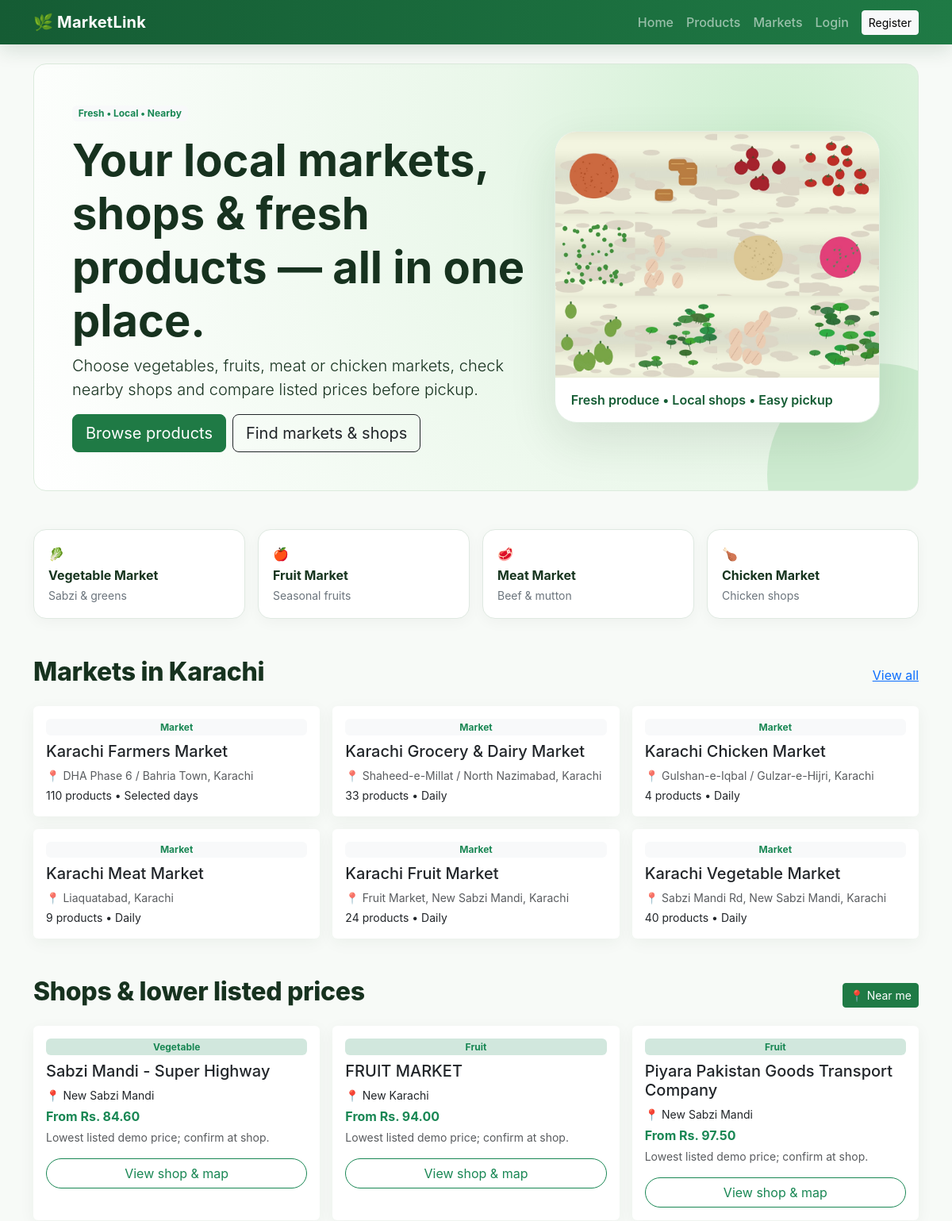
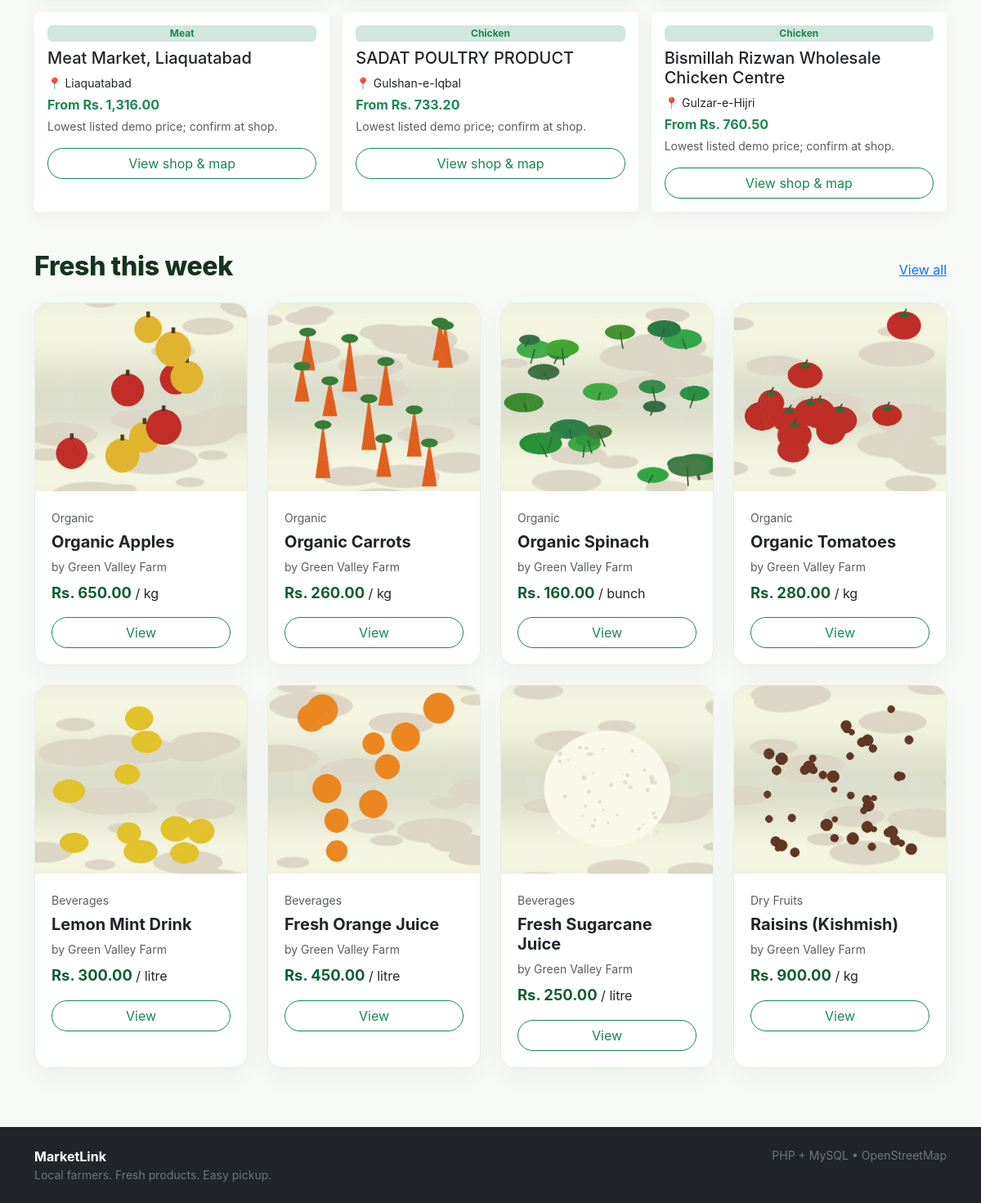
The page / on the database its author committed (2 pictures, top to bottom).
### tables this page shows
CREATE TABLE markets (
 id INT AUTO_INCREMENT PRIMARY KEY,
 market_name VARCHAR(100) NOT NULL,
 address TEXT NOT NULL,
 operating_days VARCHAR(100) NOT NULL,
 timings VARCHAR(100) NOT NULL,
 latitude DECIMAL(10,8) NOT NULL,
 longitude DECIMAL(11,8) NOT NULL,
 map_provider VARCHAR(30) DEFAULT 'OpenStreetMap'
);

CREATE TABLE shops (
 id INT AUTO_INCREMENT PRIMARY KEY,
 shop_name VARCHAR(150) NOT NULL,
 shop_type ENUM('vegetable','fruit','meat','chicken','grocery','supermarket','farmers_market') NOT NULL,
 address TEXT NOT NULL,
 area VARCHAR(100) NOT NULL,
 latitude DECIMAL(10,8) NOT NULL,
 longitude DECIMAL(11,8) NOT NULL,
 phone VARCHAR(40),
 source_note VARCHAR(255),
 created_at DATETIME DEFAULT CURRENT_TIMESTAMP
);

CREATE TABLE products (
 id INT AUTO_INCREMENT PRIMARY KEY,
 farmer_id INT NOT NULL,
 name VARCHAR(100) NOT NULL,
 category VARCHAR(60) NOT NULL,
 description TEXT,
 price DECIMAL(10,2) NOT NULL,
 unit VARCHAR(30) NOT NULL,
 stock_quantity INT NOT NULL DEFAULT 0,
 image_url VARCHAR(500) DEFAULT NULL,
 created_at DATETIME DEFAULT CURRENT_TIMESTAMP,
 FOREIGN KEY (farmer_id) REFERENCES users(id) ON DELETE CASCADE
);

CREATE TABLE users (
 id INT AUTO_INCREMENT PRIMARY KEY,
 username VARCHAR(100) NOT NULL,
 email VARCHAR(100) NOT NULL UNIQUE,
 password_hash VARCHAR(255) NOT NULL,
 role ENUM('customer','farmer','admin') NOT NULL DEFAULT 'customer',
 phone VARCHAR(30), address TEXT,
 status ENUM('active','pending','suspended') NOT NULL DEFAULT 'active',
 created_at DATETIME DEFAULT CURRENT_TIMESTAMP
);

### index.php (the view, shortened to what this page needs)
<?php require 'config/config.php'; layout_header('Home');
$products = db()->query("SELECT p.*, u.username AS farmer_name FROM products p JOIN users u ON u.id=p.farmer_id WHERE p.stock_quantity>0 ORDER BY p.id DESC LIMIT 8")->fetchAll();
$markets = db()->query("SELECT m.*,COUNT(mp.product_id) product_count FROM markets m LEFT JOIN market_products mp ON mp.market_id=m.id GROUP BY m.id ORDER BY m.id DESC LIMIT 6")->fetchAll();
$shops = db()->query("SELECT s.*,COUNT(DISTINCT spp.product_id) product_count,MIN(spp.price) low_price FROM shops s LEFT JOIN shop_product_prices spp ON spp.shop_id=s.id GROUP BY s.id ORDER BY s.id LIMIT 6")->fetchAll();
?>
<section class="hero p-5 rounded-4 mb-5"><div class="row align-items-center"><div class="col-lg-7"><span class="badge bg-light text-success mb-3">Fresh • Local • Nearby</span><h1 class="display-4 fw-bold">Your local markets, shops & fresh products — all in one place.</h1><p class="lead">Choose vegetables, fruits, meat or chicken markets, check nearby shops and compare listed prices before pickup.</p><a class="btn btn-success btn-lg me-2" href="products.php">Browse products</a><a class="btn btn-outline-dark btn-lg" href="markets.php">Find markets & shops</a></div><div class="col-lg-5"><div class="hero-card"><img src="assets/img/market-hero.jpg" alt="Fresh local market produce"><div class="hero-caption">Fresh produce • Local shops • Easy pickup</div></div></div></div></section>
<div class="row g-3 mb-5"><div class="col-md-3"><a class="quick-category" href="markets.php?type=vegetable">🥬<strong>Vegetable Market</strong><small>Sabzi & greens</small></a></div><div class="col-md-3"><a class="quick-category" href="markets.php?type=fruit">🍎<strong>Fruit Market</strong><small>Seasonal fruits</small></a></div><div class="col-md-3"><a class="quick-category" href="markets.php?type=meat">🥩<strong>Meat Market</strong><small>Beef & mutton</small></a></div><div class="col-md-3"><a class="quick-category" href="markets.php?type=chicken">🍗<strong>Chicken Market</strong><small>Chicken shops</small></a></div></div>
<div class="d-flex justify-content-between align-items-center mb-3"><h2 class="section-title">Markets in Karachi</h2><a href="markets.php">View all</a></div><div class="row g-3 mb-5"><?php foreach($markets as $m): ?><div class="col-md-6 col-lg-4"><div class="card p-3 h-100"><span class="badge bg-light text-success mb-2">Market</span><h5><?=e($m['market_name'])?></h5><p class="small text-muted mb-1">📍 <?=e($m['address'])?></p><small><?=e((string)$m['product_count'])?> products • <?=e($m['operating_days'])?></small></div></div><?php endforeach; ?></div>
<div class="d-flex justify-content-between align-items-center mb-3"><h2 class="section-title">Shops & lower listed prices</h2><button class="btn btn-sm btn-success" onclick="findHomeNearMe()">📍 Near me</button></div><div class="row g-3 mb-5" id="homeShops"><?php foreach($shops as $s): ?><div class="col-md-6 col-lg-4 home-shop" data-lat="<?=$s['latitude']?>" data-lng="<?=$s['longitude']?>"><div class="card p-3 h-100"><span class="badge bg-success-subtle text-success mb-2"><?=e(ucwords(str_replace('_',' ',$s['shop_type'])))?></span><h5><?=e($s['shop_name'])?></h5><p class="small mb-1">📍 <?=e($s['area'])?></p><strong class="text-success">From <?=money((float)$s['low_price'])?></strong><small class="text-muted d-block mt-1">Lowest listed demo price; confirm at shop.</small><a href="markets.php" class="btn btn-outline-success mt-3">View shop & map</a></div></div><?php endforeach; ?></div>
<div class="d-flex justify-content-between align-items-center mb-3"><h2 class="section-title">Fresh this week</h2><a href="products.php">View all</a></div><div class="row g-4"><?php foreach($products as $p): ?><div class="col-md-6 col-lg-3"><div class="card h-100 product-card"><div class="product-img"><img src="<?=e(product_image($p['name'],$p['category'],$p['image_url'] ?? ''))?>" alt="<?=e($p['name'])?>" loading="lazy" onerror="this.onerror=null;this.src='assets/img-placeholder.svg';"></div><div class="card-body"><small class="text-muted"><?=e($p['category'])?></small><h5><?=e($p['name'])?></h5><p class="small text-muted mb-2">by <?=e($p['farmer_name'])?></p><strong class="price"><?=money((float)$p['price'])?></strong> / <?=e($p['unit'])?><a class="btn btn-outline-success w-100 mt-3" href="product.php?id=<?=$p['id']?>">View</a></div></div></div><?php endforeach; ?></div>
<?php layout_footer(); ?>

### config/config.php (shortened to what this page needs)
<?php
function db(): PDO {
    static $pdo = null;
    if ($pdo === null) {
        $pdo = new PDO(
            'mysql:host='.DB_HOST.';dbname='.DB_NAME.';charset=utf8mb4',
            DB_USER, DB_PASS,
            [
                PDO::ATTR_ERRMODE => PDO::ERRMODE_EXCEPTION,
                PDO::ATTR_DEFAULT_FETCH_MODE => PDO::FETCH_ASSOC,
                PDO::ATTR_EMULATE_PREPARES => false,
            ]
        );
    }
    return $pdo;
}
function e(string $v): string { return htmlspecialchars($v, ENT_QUOTES, 'UTF-8'); }
function user(): ?array { return $_SESSION['user'] ?? null; }
function money(float $n): string { return 'Rs. '.number_format($n,2); }
function product_image(string $name, string $category = '', string $stored = ''): string {
    if ($stored !== '' && strpos($stored, 'http') !== 0) {
        $rel = ltrim(str_replace('\\\\','/',$stored), '/');
        $abs = __DIR__ . '/../' . $rel;
        if (is_file($abs)) return $rel;
    }
    return 'assets/img-placeholder.svg';
}
function layout_header(string $title): void { ?>
<!doctype html><html lang="en"><head>
<link href="https://cdn.jsdelivr.net/npm/bootstrap@5.3.3/dist/css/bootstrap.min.css" rel="stylesheet">
<link href="https://unpkg.com/leaflet@1.9.4/dist/leaflet.css" rel="stylesheet">
<link href="assets/css/style.css" rel="stylesheet">
</head><body>
<nav class="navbar navbar-expand-lg navbar-dark bg-success sticky-top"><div class="container">
<a class="navbar-brand fw-bold" href="index.php">🌿 MarketLink</a>
<div class="collapse navbar-collapse" id="nav"><ul class="navbar-nav ms-auto align-items-lg-center">
<li class="nav-item"><a class="nav-link" href="index.php">Home</a></li>
<li class="nav-item"><a class="nav-link" href="products.php">Products</a></li>
<li class="nav-item"><a class="nav-link" href="markets.php">Markets</a></li>
<?php if(user()): ?>
<li class="nav-item"><a class="nav-link" href="cart.php">Cart (<?=cart_count()?>)</a></li>
<li class="nav-item"><a class="nav-link" href="<?=user()['role']==='admin'?'admin.php':(user()['role']==='farmer'?'farmer.php':'customer.php')?>">Dashboard</a></li>
<li class="nav-item"><a class="btn btn-light btn-sm ms-lg-2" href="logout.php">Logout</a></li>
<?php else: ?><li class="nav-item"><a class="nav-link" href="login.php">Login</a></li><li class="nav-item"><a class="btn btn-light btn-sm ms-lg-2" href="register.php">Register</a></li><?php endif; ?>
</ul></div></div></nav>
<main class="container py-4"><?php flashes(); }
function layout_footer(): void { ?>
</main><footer class="bg-dark text-white py-4 mt-5"><div class="container d-flex justify-content-between flex-wrap">
<div><strong>MarketLink</strong><div class="small text-secondary">Local farmers. Fresh products. Easy pickup.</div></div>
<div class="small text-secondary">PHP + MySQL • OpenStreetMap</div></div></footer>
</body></html><?php }
?>

### assets/css/style.css (style rules this page uses)
:root { --green: #1f7a45; --green-dark: #155c34; --ink: #17321f; --muted: #6d7b72; --soft: #f3f8f3 }
* { box-sizing: border-box }
body { background: #f7faf7; color: var(--ink); font-family: Inter, system-ui, -apple-system, "Segoe UI", sans-serif }
.navbar { background: linear-gradient(90deg, #155c34, #1f7a45) !important; box-shadow: 0 8px 24px #12391d22 }
.navbar-brand { letter-spacing: .2px }
.navbar .nav-link { font-weight: 500 }
.hero { background: radial-gradient(circle at 85% 20%, #cceecf 0, #e9f7e9 35%, #fff 100%); min-height: 430px; display: flex; align-items: center; border: 1px solid #dcebdd; position: relative; overflow: hidden }
.hero:after { content: ""; position: absolute; width: 280px; height: 280px; border-radius: 50%; right: -90px; bottom: -120px; background: #bfe6c4aa }
.hero-card { position: relative; z-index: 1; background: #fff; border-radius: 28px; padding: 0; overflow: hidden; box-shadow: 0 22px 60px #17351a1c; border: 1px solid #e0eee2 }
.hero-card img { width: 100%; height: 310px; object-fit: cover; display: block }
.hero-card .hero-caption { padding: 16px 20px; font-size: 1rem; font-weight: 600; color: var(--green-dark) }
.product-img, .product-big { background: #fff; display: flex; align-items: center; justify-content: center; overflow: hidden }
.product-img img, .product-big img { width: 100%; height: 100%; object-fit: cover; display: block; transition: transform .35s ease }
.product-card { border: 1px solid #e3eee5 !important; box-shadow: 0 10px 30px #17351a0d !important; border-radius: 18px !important; overflow: hidden; transition: transform .25s ease, box-shadow .25s ease }
.product-img { height: 210px }
.card-body { padding: 20px }
.product-card h5 { font-weight: 700; margin-top: 6px }
.price { font-size: 1.15rem; color: var(--green-dark) }
.card { border: 0; box-shadow: 0 5px 20px #17351a0d }
footer { margin-top: 80px }
.section-title { font-weight: 800; letter-spacing: -.3px }
.btn-success { background: var(--green); border-color: var(--green) }
.product-card { overflow: hidden; border: 0; box-shadow: 0 8px 28px rgba(20, 60, 40, .08); transition: .2s }
.product-img { height: 220px; background: #f4f8f4; overflow: hidden }
.product-img img { width: 100%; height: 100%; object-fit: cover; display: block }
.btn-outline-success { border-radius: 999px }
.product-img img, .product-big img { width: 100%; height: 100%; object-fit: cover; display: block; background: #f3f6f1 }
.product-img { height: 230px; overflow: hidden }
.product-card { overflow: hidden; border: 0; box-shadow: 0 8px 24px rgba(0, 0, 0, .08); transition: transform .2s, box-shadow .2s }
.quick-category { display: flex; flex-direction: column; gap: 3px; padding: 18px; border: 1px solid #dfe9e1; border-radius: 16px; text-decoration: none; color: #17351f; background: #fff; box-shadow: 0 4px 18px rgba(0, 0, 0, .04); transition: .2s }
.quick-category:first-letter { font-size: 28px }
.quick-category small { color: #6c757d }

### rows shown on the page
markets: market_name "Karachi Farmers Market", address "DHA Phase 6 / Bahria Town, Karachi", product_count "110", operating_days "Selected days"
markets: market_name "Karachi Grocery & Dairy Market", address "Shaheed-e-Millat / North Nazimabad, Karachi", product_count "33", operating_days "Daily"
markets: market_name "Karachi Chicken Market", address "Gulshan-e-Iqbal / Gulzar-e-Hijri, Karachi", product_count "4", operating_days "Daily"
markets: market_name "Karachi Meat Market", address "Liaquatabad, Karachi", product_count "9", operating_days "Daily"
markets: market_name "Karachi Fruit Market", address "Fruit Market, New Sabzi Mandi, Karachi", product_count "24", operating_days "Daily"
markets: market_name "Karachi Vegetable Market", address "Sabzi Mandi Rd, New Sabzi Mandi, Karachi", product_count "40", operating_days "Daily"
shops: shop_type "Vegetable", shop_name "Sabzi Mandi - Super Highway", area "New Sabzi Mandi", low_price "Rs. 84.60"
shops: shop_type "Fruit", shop_name "FRUIT MARKET", area "New Karachi", low_price "Rs. 94.00"
shops: shop_type "Fruit", shop_name "Piyara Pakistan Goods Transport Company", area "New Sabzi Mandi", low_price "Rs. 97.50"
shops: shop_type "Meat", shop_name "Meat Market, Liaquatabad", area "Liaquatabad", low_price "Rs. 1,316.00"
shops: shop_type "Chicken", shop_name "SADAT POULTRY PRODUCT", area "Gulshan-e-Iqbal", low_price "Rs. 733.20"
shops: shop_type "Chicken", shop_name "Bismillah Rizwan Wholesale Chicken Centre", area "Gulzar-e-Hijri", low_price "Rs. 760.50"
products: image_url (picture), category "Organic", name "Organic Apples", farmer.username "Green Valley Farm", price "Rs. 650.00", unit "kg"
products: image_url (picture), category "Organic", name "Organic Carrots", farmer.username "Green Valley Farm", price "Rs. 260.00", unit "kg"
products: image_url (picture), category "Organic", name "Organic Spinach", farmer.username "Green Valley Farm", price "Rs. 160.00", unit "bunch"
products: image_url (picture), category "Organic", name "Organic Tomatoes", farmer.username "Green Valley Farm", price "Rs. 280.00", unit "kg"
products: image_url (picture), category "Beverages", name "Lemon Mint Drink", farmer.username "Green Valley Farm", price "Rs. 300.00", unit "litre"
products: image_url (picture), category "Beverages", name "Fresh Orange Juice", farmer.username "Green Valley Farm", price "Rs. 450.00", unit "litre"
products: image_url (picture), category "Beverages", name "Fresh Sugarcane Juice", farmer.username "Green Valley Farm", price "Rs. 250.00", unit "litre"
products: image_url (picture), category "Dry Fruits", name "Raisins (Kishmish)", farmer.username "Green Valley Farm", price "Rs. 900.00", unit "kg"
